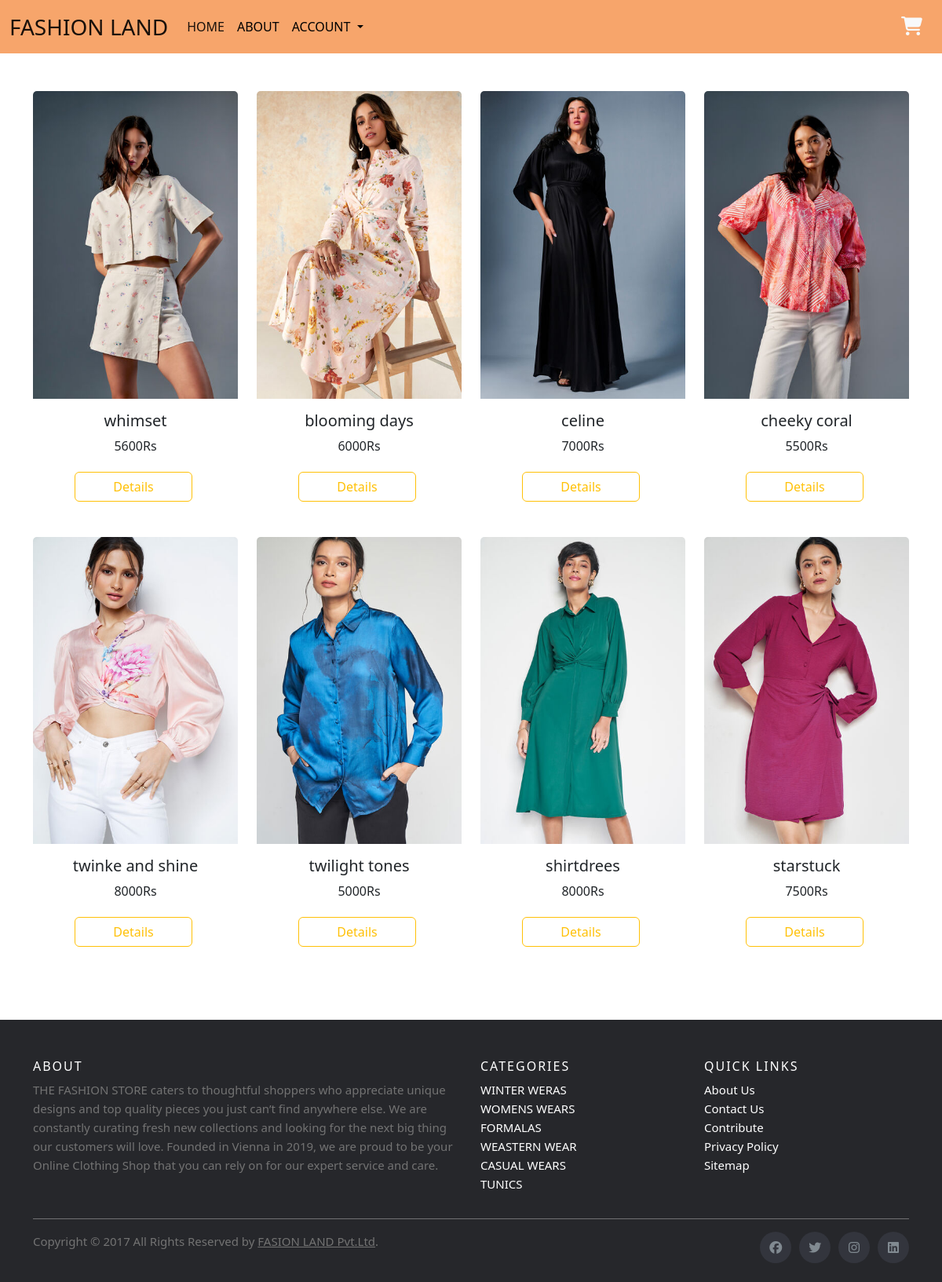
/card3/, run on the app's committed database.
### app1/models.py (models this page shows, shortened)
class Dress(models.Model):
    name=models.CharField(max_length=250)
    price=models.IntegerField()
    brand=models.CharField(max_length=250)
    img=models.ImageField(upload_to='gallery')
    material=models.CharField(max_length=250)
    type=models.CharField(max_length=250)
    colour=models.CharField(max_length=250)

### app1/views.py (the view)
# urls.py: path('card3/', views.card3,name="card3"),
def card3(request):
    content=Dress.objects.all()
    data={
        'result':content
    }
    return render(request,'card3.html',data)

### templates/card3.html (shortened to what this page needs)
<!doctype html>
<html lang="en">
  <head>
    <link href="https://cdn.jsdelivr.net/npm/bootstrap@5.2.3/dist/css/bootstrap.min.css" rel="stylesheet">
    <link rel="stylesheet" href="https://cdnjs.cloudflare.com/ajax/libs/font-awesome/6.4.2/css/all.min.css">
    <link rel="stylesheet" href="../static/css/style.css">
  </head>
  <body>
    <nav class="navbar navbar-expand-lg " style="background-color: rgb(247, 165, 107);">
      <div class="container-fluid">
        <a class="navbar-brand fs-3" href="{% url 'home' %}">FASHION LAND</a>
        <div class="collapse navbar-collapse" id="navbarSupportedContent">
          <ul class="navbar-nav me-auto mb-2 mb-lg-0">
            <li class="nav-item">
              <a class="nav-link active" aria-current="page" href="{% url 'home' %}">HOME</a>
            </li>
            <li class="nav-item">
              <a class="nav-link fs-" style="color: black;" href="{% url 'about' %}">ABOUT</a>
            </li>
            {% if request.user.is_authenticated %}
            {% else %}
            <li class="nav-item dropdown" >
              <a class="nav-link dropdown-toggle" href="#" role="button" data-bs-toggle="dropdown" aria-expanded="false" style="color: black;">
                ACCOUNT
              </a>
            </li>
            {% endif %}
          </ul>
          {% if request.user.is_authenticated %}
          <a class="text-light  ms-auto" href="{% url 'user_logout' %}"><i class="fa-solid fa-right-from-bracket my-2  mx-2 fs-4"></i></a>
          <h3 class="  mx-2 text-light m">{{request.user.username}}</h3>
          <a href="{% url 'view_cart' %}" class="btn "><i class="fa-solid fa-cart-shopping text-light fs-4 "></i></a>
          {% else %}
                          <button type="button" class="btn ms-auto" data-bs-toggle="modal" data-bs-target="#staticBackdrop">
                            <i class="fa-solid fa-cart-shopping text-light fs-4 "></i>
                          </button>
          {% endif %}
        </div>
      </div>
    </nav>
<div class="container mt-5">
    <div class="row">
      {% for i in result %}
        {% if i.brand == "h&m" %}
        <div class="col-lg-3 col-md-3 col-sm-6">
          <div class="card " style="width: 100%;">
            <div class="cd1 w-100 text-center">
              <img src="{{i.img.url}}" class="card-img-top w-100  text-center dimg" alt="...">
            </div>
              <div class="card-body text-center">
                <h5 class="card-title text-truncate" id="name" name="name">{{i.name}}</h5>
                <p class="card-text" name="price">{{i.price}}Rs</p>
                <div class=" text-center">
                <a href="{% url 'details' i.pk %}" class="btn btn-outline-warning px-5">Details</a>
                </div>
              </div>
            </div>
      </div>
        {% endif %}
      {% endfor %}
    </div>
  </div>
<footer class="site-footer mt-5">
    <div class="container">
      <div class="row">
        <div class="col-sm-12 col-md-6">
          <h6>About</h6>
          <p class="text-justify">THE FASHION STORE caters to thoughtful shoppers who appreciate unique designs and top quality pieces you just can’t find anywhere else. We are constantly curating fresh new collections and looking for the next big thing our customers will love. Founded in Vienna in 2019, we are proud to be your Online Clothing Shop that you can rely on for our expert service and care.</p>
        </div>
        <div class="col-xs-6 col-md-3">
          <h6>Categories</h6>
          <ul class="footer-links">
            <li><a href="http://scanfcode.com/category/c-language/">WINTER WERAS</a></li>
            <li><a href="http://scanfcode.com/category/front-end-development/">WOMENS WEARS</a></li>
            <li><a href="http://scanfcode.com/category/back-end-development/">FORMALAS</a></li>
            <li><a href="http://scanfcode.com/category/java-programming-language/">WEASTERN WEAR</a></li>
            <li><a href="http://scanfcode.com/category/android/">CASUAL WEARS</a></li>
            <li><a href="http://scanfcode.com/category/templates/">TUNICS</a></li>
          </ul>
        </div>
        <div class="col-xs-6 col-md-3">
          <h6>Quick Links</h6>
          <ul class="footer-links">
            <li><a href="http://scanfcode.com/about/">About Us</a></li>
            <li><a href="http://scanfcode.com/contact/">Contact Us</a></li>
            <li><a href="http://scanfcode.com/contribute-at-scanfcode/">Contribute</a></li>
            <li><a href="http://scanfcode.com/privacy-policy/">Privacy Policy</a></li>
            <li><a href="http://scanfcode.com/sitemap/">Sitemap</a></li>
          </ul>
        </div>
      </div>
      <hr>
    </div>
    <div class="container">
      <div class="row">
        <div class="col-md-8 col-sm-6 col-xs-12">
          <p class="copyright-text">Copyright &copy; 2017 All Rights Reserved by
       <a href="#">FASION LAND Pvt.Ltd</a>.
          </p>
        </div>
        <div class="col-md-4 col-sm-6 col-xs-12">
          <ul class="social-icons">
            <li><a class="facebook" href="#"><i class="fab fa-facebook"></i></a></li>
            <li><a class="twitter" href="#"><i class="fab fa-twitter"></i></a></li>
            <li><a class="instagram" href="#"><i class="fab fa-instagram"></i></a></li>
            <li><a class="linkedin" href="#"><i class="fab fa-linkedin"></i></a></li>
          </ul>
        </div>
      </div>
    </div>
  </footer>
    </body>
  </html>

### static/css/style.css (style rules this page uses)
.card { border: 0; }
.card-body a { margin:5px 5px 5px 0; }
.site-footer { background-color:#26272b; padding:45px 0 20px; font-size:15px; line-height:24px; color:#737373; }
.site-footer hr { border-top-color:#bbb; opacity:0.5 }
.site-footer h6 { color:#fff; font-size:16px; text-transform:uppercase; margin-top:5px; letter-spacing:2px }
.site-footer a { color:#737373; }
.footer-links { padding-left:0; list-style:none }
.footer-links li { display:block }
.footer-links a { color:#737373 }
.footer-links a { color: white; text-decoration:none; }
.site-footer .social-icons { text-align:right }
.site-footer .social-icons a { width:40px; height:40px; line-height:40px; margin-left:6px; margin-right:0; border-radius:100%; background-color:#33353d }
.copyright-text { margin:0 }
.social-icons { padding-left:0; margin-bottom:0; list-style:none }
.social-icons li { display:inline-block; margin-bottom:4px }
.social-icons a { background-color:#eceeef; color:#818a91; font-size:16px; display:inline-block; line-height:44px; width:44px; height:44px; text-align:center; margin-right:8px; border-radius:100%; -webkit-transition:all .2s linear; -o-transition:all .2s linear; transition:all .2s linear }
.navbar { background-color: #f5ac70; }

### data on the page
Dress: img (picture), name "whimset", price "5600"
Dress: img (picture), name "blooming days", price "6000"
Dress: img (picture), name "celine", price "7000"
Dress: img (picture), name "cheeky coral", price "5500"
Dress: img (picture), name "twinke and shine", price "8000"
Dress: img (picture), name "twilight tones", price "5000"
Dress: img (picture), name "shirtdrees", price "8000"
Dress: img (picture), name "starstuck", price "7500"
